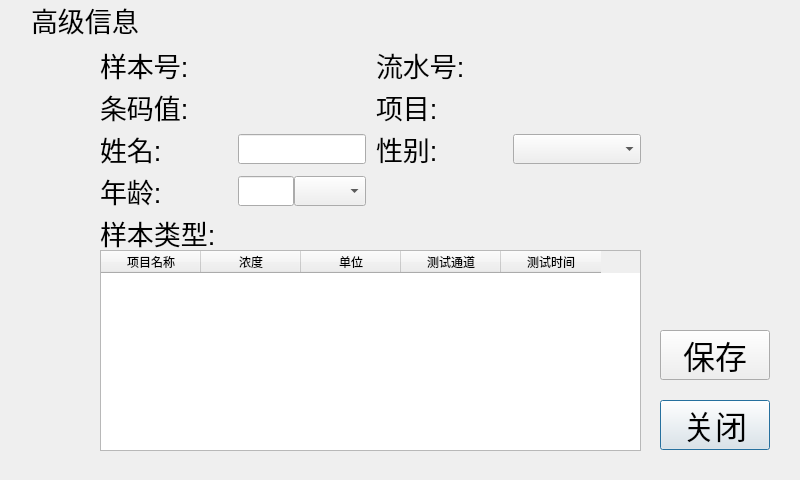
<?xml version="1.0" encoding="UTF-8"?>
<ui version="4.0">
 <class>History_edit</class>
 <widget class="QDialog" name="History_edit">
  <property name="geometry">
   <rect>
    <x>0</x>
    <y>0</y>
    <width>800</width>
    <height>480</height>
   </rect>
  </property>
  <property name="windowTitle">
   <string>History</string>
  </property>
  <property name="windowIcon">
   <iconset resource="rc.qrc">
    <normaloff>:/image/info.png</normaloff>:/image/info.png</iconset>
  </property>
  <property name="sizeGripEnabled">
   <bool>false</bool>
  </property>
  <widget class="QTableWidget" name="tableWidget_result">
   <property name="geometry">
    <rect>
     <x>100</x>
     <y>250</y>
     <width>541</width>
     <height>201</height>
    </rect>
   </property>
   <attribute name="horizontalHeaderDefaultSectionSize">
    <number>100</number>
   </attribute>
   <attribute name="horizontalHeaderMinimumSectionSize">
    <number>20</number>
   </attribute>
   <column>
    <property name="text">
     <string>项目名称</string>
    </property>
   </column>
   <column>
    <property name="text">
     <string>浓度</string>
    </property>
   </column>
   <column>
    <property name="text">
     <string>单位</string>
    </property>
   </column>
   <column>
    <property name="text">
     <string>测试通道</string>
    </property>
   </column>
   <column>
    <property name="text">
     <string>测试时间</string>
    </property>
   </column>
  </widget>
  <widget class="QPushButton" name="Button_close">
   <property name="geometry">
    <rect>
     <x>660</x>
     <y>400</y>
     <width>110</width>
     <height>50</height>
    </rect>
   </property>
   <property name="minimumSize">
    <size>
     <width>110</width>
     <height>50</height>
    </size>
   </property>
   <property name="maximumSize">
    <size>
     <width>150</width>
     <height>50</height>
    </size>
   </property>
   <property name="font">
    <font>
     <pointsize>24</pointsize>
    </font>
   </property>
   <property name="text">
    <string>关闭</string>
   </property>
  </widget>
  <widget class="QWidget" name="widget_title" native="true">
   <property name="geometry">
    <rect>
     <x>0</x>
     <y>0</y>
     <width>801</width>
     <height>40</height>
    </rect>
   </property>
   <property name="sizePolicy">
    <sizepolicy hsizetype="Preferred" vsizetype="Fixed">
     <horstretch>0</horstretch>
     <verstretch>0</verstretch>
    </sizepolicy>
   </property>
   <property name="minimumSize">
    <size>
     <width>100</width>
     <height>28</height>
    </size>
   </property>
   <property name="font">
    <font>
     <pointsize>20</pointsize>
    </font>
   </property>
   <layout class="QHBoxLayout" name="horizontalLayout_2">
    <property name="spacing">
     <number>0</number>
    </property>
    <property name="leftMargin">
     <number>0</number>
    </property>
    <property name="topMargin">
     <number>0</number>
    </property>
    <property name="rightMargin">
     <number>0</number>
    </property>
    <property name="bottomMargin">
     <number>0</number>
    </property>
    <item>
     <widget class="QLabel" name="lab_Ico">
      <property name="sizePolicy">
       <sizepolicy hsizetype="Minimum" vsizetype="Preferred">
        <horstretch>0</horstretch>
        <verstretch>0</verstretch>
       </sizepolicy>
      </property>
      <property name="minimumSize">
       <size>
        <width>31</width>
        <height>0</height>
       </size>
      </property>
      <property name="text">
       <string/>
      </property>
      <property name="alignment">
       <set>Qt::AlignCenter</set>
      </property>
     </widget>
    </item>
    <item>
     <widget class="QLabel" name="lab_Title">
      <property name="sizePolicy">
       <sizepolicy hsizetype="Expanding" vsizetype="Preferred">
        <horstretch>0</horstretch>
        <verstretch>0</verstretch>
       </sizepolicy>
      </property>
      <property name="font">
       <font>
        <family>微软雅黑</family>
        <pointsize>10</pointsize>
        <weight>50</weight>
        <italic>false</italic>
        <bold>false</bold>
       </font>
      </property>
      <property name="styleSheet">
       <string notr="true">font: 10pt &quot;微软雅黑&quot;;</string>
      </property>
      <property name="text">
       <string>&lt;!DOCTYPE HTML PUBLIC &quot;-//W3C//DTD HTML 4.0//EN&quot; &quot;http://www.w3.org/TR/REC-html40/strict.dtd&quot;&gt;
&lt;html&gt;&lt;head&gt;&lt;meta name=&quot;qrichtext&quot; content=&quot;1&quot; /&gt;&lt;style type=&quot;text/css&quot;&gt;
p, li { white-space: pre-wrap; }
&lt;/style&gt;&lt;/head&gt;&lt;body style=&quot; font-family:'微软雅黑'; font-size:10pt; font-weight:400; font-style:normal;&quot;&gt;
&lt;table border=&quot;0&quot; style=&quot;-qt-table-type: root; margin-top:4px; margin-bottom:4px; margin-left:4px; margin-right:4px;&quot;&gt;
&lt;tr&gt;
&lt;td style=&quot;border: none;&quot;&gt;
&lt;p style=&quot; margin-top:0px; margin-bottom:0px; margin-left:0px; margin-right:0px; -qt-block-indent:0; text-indent:0px;&quot;&gt;&lt;span style=&quot; font-size:20pt;&quot;&gt;高级信息&lt;/span&gt;&lt;/p&gt;&lt;/td&gt;&lt;/tr&gt;&lt;/table&gt;&lt;/body&gt;&lt;/html&gt;</string>
      </property>
      <property name="alignment">
       <set>Qt::AlignLeading|Qt::AlignLeft|Qt::AlignVCenter</set>
      </property>
     </widget>
    </item>
   </layout>
  </widget>
  <widget class="QPushButton" name="Button_save">
   <property name="geometry">
    <rect>
     <x>660</x>
     <y>330</y>
     <width>110</width>
     <height>50</height>
    </rect>
   </property>
   <property name="minimumSize">
    <size>
     <width>110</width>
     <height>50</height>
    </size>
   </property>
   <property name="maximumSize">
    <size>
     <width>150</width>
     <height>50</height>
    </size>
   </property>
   <property name="font">
    <font>
     <pointsize>24</pointsize>
    </font>
   </property>
   <property name="text">
    <string>保存</string>
   </property>
  </widget>
  <widget class="QToolButton" name="toolButton">
   <property name="geometry">
    <rect>
     <x>6</x>
     <y>389</y>
     <width>91</width>
     <height>81</height>
    </rect>
   </property>
   <property name="styleSheet">
    <string notr="true">QToolButton{
border: none;
background: none;
}
QToolButton:hover{
border: none;
background: none;
}
QToolButton:pressed{
border: none;
background: none;
}</string>
   </property>
   <property name="text">
    <string/>
   </property>
  </widget>
  <widget class="QWidget" name="layoutWidget">
   <property name="geometry">
    <rect>
     <x>100</x>
     <y>50</y>
     <width>541</width>
     <height>198</height>
    </rect>
   </property>
   <layout class="QGridLayout" name="gridLayout" columnminimumwidth="0,1,0,1">
    <property name="horizontalSpacing">
     <number>10</number>
    </property>
    <property name="verticalSpacing">
     <number>12</number>
    </property>
    <item row="1" column="2">
     <widget class="QLabel" name="label_8">
      <property name="font">
       <font>
        <pointsize>20</pointsize>
       </font>
      </property>
      <property name="layoutDirection">
       <enum>Qt::RightToLeft</enum>
      </property>
      <property name="text">
       <string>项目:</string>
      </property>
     </widget>
    </item>
    <item row="1" column="1">
     <widget class="QLabel" name="label_batch">
      <property name="text">
       <string/>
      </property>
     </widget>
    </item>
    <item row="1" column="0">
     <widget class="QLabel" name="label_2">
      <property name="font">
       <font>
        <pointsize>20</pointsize>
       </font>
      </property>
      <property name="layoutDirection">
       <enum>Qt::RightToLeft</enum>
      </property>
      <property name="text">
       <string>条码值:</string>
      </property>
     </widget>
    </item>
    <item row="0" column="2">
     <widget class="QLabel" name="label_10">
      <property name="font">
       <font>
        <pointsize>20</pointsize>
       </font>
      </property>
      <property name="layoutDirection">
       <enum>Qt::RightToLeft</enum>
      </property>
      <property name="text">
       <string>流水号:</string>
      </property>
     </widget>
    </item>
    <item row="0" column="3">
     <widget class="QLabel" name="label_serial">
      <property name="text">
       <string/>
      </property>
     </widget>
    </item>
    <item row="2" column="0">
     <widget class="QLabel" name="label_3">
      <property name="font">
       <font>
        <pointsize>20</pointsize>
       </font>
      </property>
      <property name="layoutDirection">
       <enum>Qt::RightToLeft</enum>
      </property>
      <property name="text">
       <string>姓名:</string>
      </property>
     </widget>
    </item>
    <item row="1" column="3">
     <widget class="QLabel" name="label_itemt">
      <property name="text">
       <string/>
      </property>
     </widget>
    </item>
    <item row="2" column="1">
     <widget class="QLineEdit" name="lineEdit_pname">
      <property name="sizePolicy">
       <sizepolicy hsizetype="Preferred" vsizetype="Preferred">
        <horstretch>0</horstretch>
        <verstretch>0</verstretch>
       </sizepolicy>
      </property>
      <property name="minimumSize">
       <size>
        <width>0</width>
        <height>30</height>
       </size>
      </property>
      <property name="text">
       <string/>
      </property>
     </widget>
    </item>
    <item row="0" column="1">
     <widget class="QLabel" name="label_current_num">
      <property name="text">
       <string/>
      </property>
     </widget>
    </item>
    <item row="4" column="0">
     <widget class="QLabel" name="label_5">
      <property name="font">
       <font>
        <pointsize>20</pointsize>
       </font>
      </property>
      <property name="layoutDirection">
       <enum>Qt::RightToLeft</enum>
      </property>
      <property name="text">
       <string>样本类型:</string>
      </property>
     </widget>
    </item>
    <item row="3" column="0">
     <widget class="QLabel" name="label_4">
      <property name="font">
       <font>
        <pointsize>20</pointsize>
       </font>
      </property>
      <property name="layoutDirection">
       <enum>Qt::RightToLeft</enum>
      </property>
      <property name="text">
       <string>年龄:</string>
      </property>
     </widget>
    </item>
    <item row="2" column="2">
     <widget class="QLabel" name="label_9">
      <property name="font">
       <font>
        <pointsize>20</pointsize>
       </font>
      </property>
      <property name="layoutDirection">
       <enum>Qt::RightToLeft</enum>
      </property>
      <property name="text">
       <string>性别:</string>
      </property>
     </widget>
    </item>
    <item row="2" column="3">
     <widget class="QComboBox" name="comboBox_sex">
      <property name="sizePolicy">
       <sizepolicy hsizetype="Preferred" vsizetype="Preferred">
        <horstretch>0</horstretch>
        <verstretch>0</verstretch>
       </sizepolicy>
      </property>
      <item>
       <property name="text">
        <string/>
       </property>
      </item>
      <item>
       <property name="text">
        <string>男</string>
       </property>
      </item>
      <item>
       <property name="text">
        <string>女</string>
       </property>
      </item>
     </widget>
    </item>
    <item row="0" column="0">
     <widget class="QLabel" name="label">
      <property name="font">
       <font>
        <pointsize>20</pointsize>
       </font>
      </property>
      <property name="layoutDirection">
       <enum>Qt::RightToLeft</enum>
      </property>
      <property name="text">
       <string>样本号:</string>
      </property>
     </widget>
    </item>
    <item row="4" column="1">
     <widget class="QLabel" name="label_batch_2">
      <property name="text">
       <string/>
      </property>
     </widget>
    </item>
    <item row="3" column="1">
     <layout class="QHBoxLayout" name="horizontalLayout">
      <item>
       <widget class="QLineEdit" name="lineEdit_age_numkeyboard">
        <property name="sizePolicy">
         <sizepolicy hsizetype="Ignored" vsizetype="Preferred">
          <horstretch>0</horstretch>
          <verstretch>0</verstretch>
         </sizepolicy>
        </property>
        <property name="minimumSize">
         <size>
          <width>0</width>
          <height>30</height>
         </size>
        </property>
        <property name="text">
         <string/>
        </property>
       </widget>
      </item>
      <item>
       <widget class="QComboBox" name="comboBox_age_unit">
        <property name="sizePolicy">
         <sizepolicy hsizetype="Preferred" vsizetype="Preferred">
          <horstretch>0</horstretch>
          <verstretch>0</verstretch>
         </sizepolicy>
        </property>
       </widget>
      </item>
     </layout>
    </item>
   </layout>
  </widget>
 </widget>
 <resources>
  <include location="rc.qrc"/>
 </resources>
 <connections/>
</ui>
